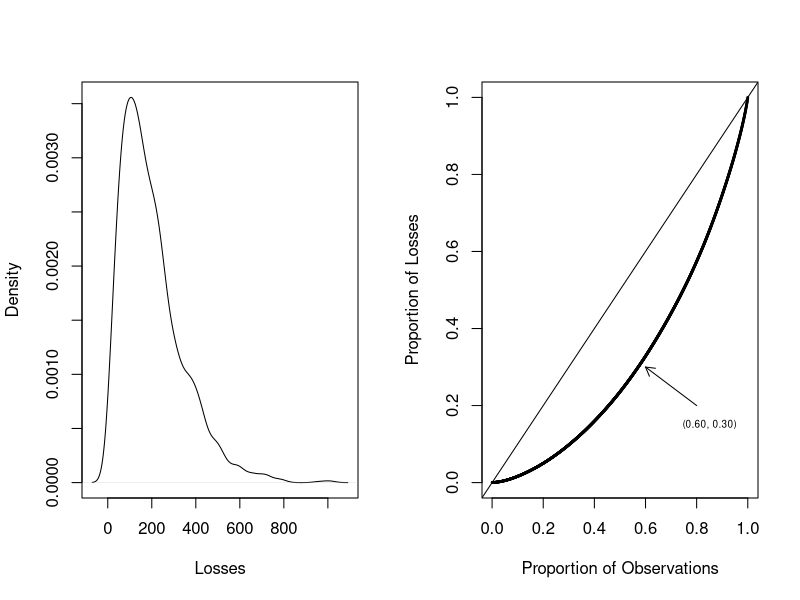
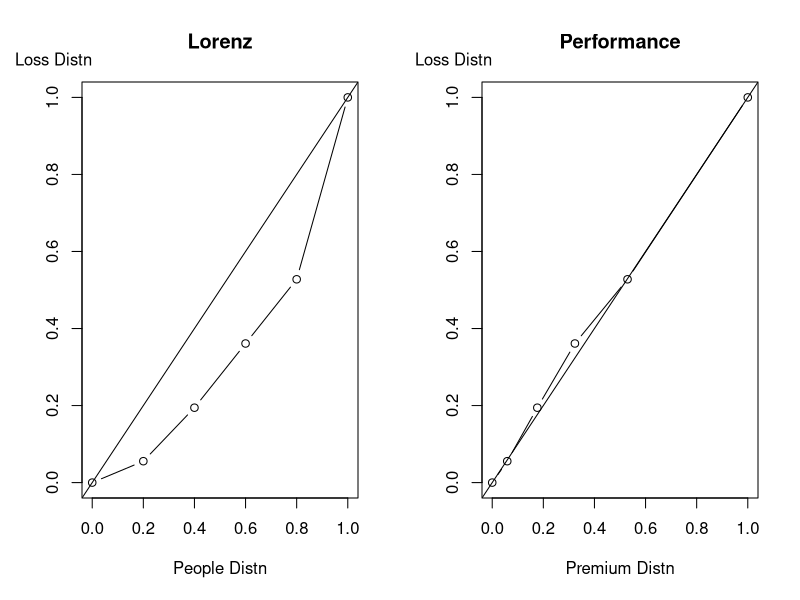
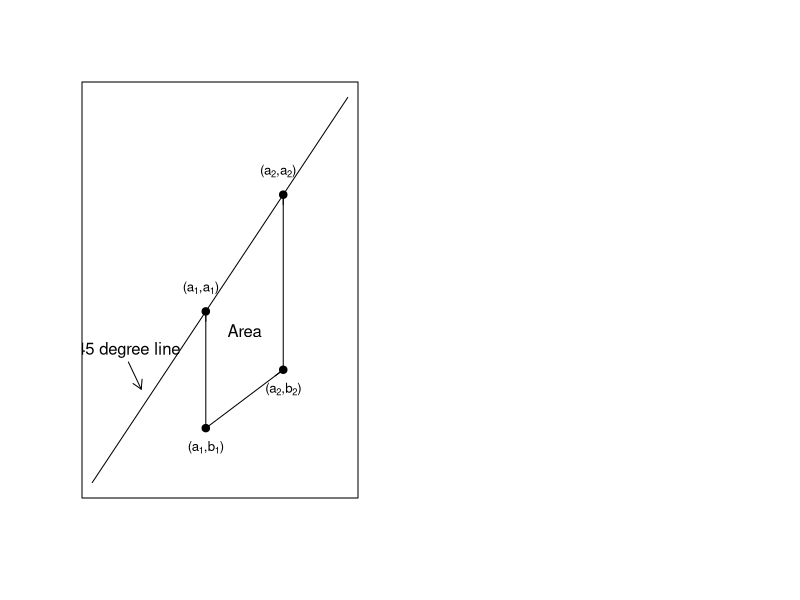
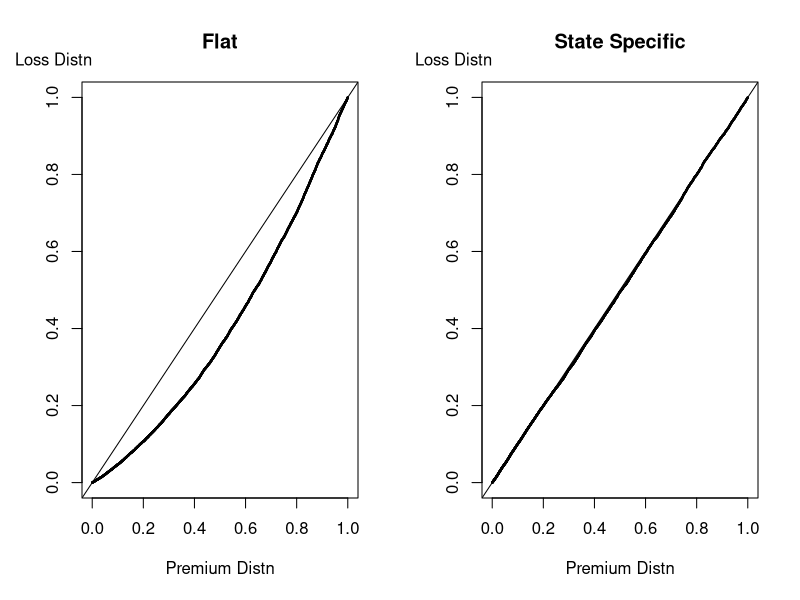

Write the R code that produced these figures, in order.
## ---- chunk 1
# Lorenz Curve
set.seed(2017) #set seed to reproduce work 
nTot<-2000  #number of simulations
alpha<-2
theta<-100
Losses<-rgamma(nTot,alpha,scale = theta)  
y <- Losses[order(Losses)]
DFLosses = cumsum(y)/sum(y)
DFLine <- (1:nTot)/nTot
GiniLoss = 2*(sum(rank(y)*y)/sum(y) - (nTot+1)/2)/nTot

## ---- chunk 2
par(mfrow=c(1,2))
plot(density(Losses), main="", xlab="Losses")
plot(DFLine,DFLosses, cex=0.25, xlab="Proportion of Observations", ylab="Proportion of Losses")
abline(0,1)
arrows(0.8, 0.2, 0.6, 0.3,length=0.1, angle = 30)
text(.85, .15, "(0.60, 0.30)", cex=.6)

## ---- chunk 3
GiniLossCalc <- function(Loss){
y <- Loss[order(Loss)]
nTot = length(y)
DFLosses = cumsum(y)/sum(y)
DFLine <- (1:nTot)/nTot
GiniLoss = 2*(sum(rank(y)*y)/sum(y) - (nTot+1)/2)/nTot
return(GiniLoss)
}

GiniCalc <- function(Claims,PIx,Sx){
   y   <- Claims/mean(Claims)
   PIx <- PIx/mean(PIx)
   Sx  <- Sx/mean(Sx)
   Rx  <- Sx/PIx       #Relativity
   n   <- length(PIx)
   origorder <- (1:n)
   PSRmat <- data.frame(cbind(PIx,Sx,Rx,y,origorder))
   PSRmatOrder <- PSRmat[order(Rx),]  #  Sort by relativity
#  PREMIUM, LOSS DFs
   DFPrem <- cumsum(PSRmatOrder$PIx)/n
   DFLoss <- cumsum(PSRmatOrder$y)/n
#  GINI CALC
   DFPremdiff <- DFPrem[2:n]-DFPrem[1:(n-1)]
   DFPremavg  <- (DFPrem[2:n]+DFPrem[1:(n-1)])/2
   DFLossavg  <- (DFLoss[2:n]+DFLoss[1:(n-1)])/2
   (Gini <- 2*crossprod(DFPremdiff,DFPremavg-DFLossavg)) 
#  STANDARD ERROR CALC
   h1 <- 0.5* (PSRmatOrder$PIx*DFLoss + PSRmatOrder$y*(1-DFPrem) ) #  PROJECTION CALC
   h1bar   <- mean(h1) 
   sigmah  <- var(h1)
   sigmahy <- cov(h1,PSRmatOrder$y)
   sigmahpi <- cov(h1,PSRmatOrder$PIx)
   sigmay  <- var(y)
   sigmapi <- var(PIx)
   sigmaypi <- cov(PSRmatOrder$y,PSRmatOrder$PIx)
   temp1= 4*sigmah + h1bar^2*sigmay + h1bar^2*sigmapi -
           4*h1bar*sigmahy - 4*h1bar*sigmahpi +
           2*h1bar^2*sigmaypi
   sigmaGini  <- 4*temp1
   stderrGini <- sqrt(sigmaGini/n) 
   #check <- var(PIx-Sx)
   #Gini  <- Gini*(check != 0)
   #stderrGini <- stderrGini*(check != 0)
   Retmat <- data.frame(cbind(DFPrem,DFLoss)) 
   RetmatGini<-list(Retmat,Gini,stderrGini)
     return(RetmatGini)
}

## ---- chunk 4
# EXAMPLE
P = c(2,4,5,7,16)
y = c(2,5,6,6,17)
n1 = length(y)
XYmat = data.frame(cbind(y,P))
XYmatYOrder = XYmat[order(y),]  #  Sort by losses y
origorder = (1:n1)
DFy1 = c(0,cumsum(XYmatYOrder$y)/sum(y))
DFx1 = c(0,origorder/n1) 
XYmatPOrder = XYmat[order(P),]  #  Sort by premiums P
DFy2 = c(0,cumsum(XYmatPOrder$y)/sum(y))
DFx2 = c(0,cumsum(XYmatPOrder$P)/sum(P))

#  FIGURE 3
par(mfrow=c(1, 2))
#  Lorenz Curve
plot(DFx1,DFy1,xlim=c(0,1),ylim=c(0,1), type="b",
xlab="People Distn",ylab="", main="Lorenz");abline(0,1)
mtext("Loss Distn", side=2, line=-0.5, at=1.1,   las=1, cex=1.0)
#  Performance Curve
plot(DFx2,DFy2,xlim=c(0,1),ylim=c(0,1), type="b",
xlab="Premium Distn",ylab="", main="Performance");abline(0,1)
mtext("Loss Distn", side=2, line=-0.5, at=1.1,   las=1, cex=1.0)

GiniLoss = GiniLossCalc(Loss=y)
temp = GiniCalc(Claims=y,PIx=P,Sx=1)
Results=temp[[1]]
Gini <- temp[[2]];#Gini
stderrorGini <- temp[[3]];#Standard Error

## ---- chunk 5
#  FIGURE 3
x = 1:100/100
plot(x,x, type="l", xlab="",ylab="", main="", yaxt="n", xaxt="n")
text(.43, .51, expression(paste("(",a[1], ",", a[1],")")), cex=.8)
text(.45, .10, expression(paste("(",a[1], ",", b[1],")")), cex=.8)
text(.75, .25, expression(paste("(",a[2], ",", b[2],")")), cex=.8)
text(.73, .81, expression(paste("(",a[2], ",", a[2],")")), cex=.8)
points(.45, .45, pch = 19)
points(.45, .15, pch = 19)
points(.75, .30, pch = 19)
points(.75, .75, pch = 19)
arrows(.45, .15, .75, .30,length=0.1, angle = 0)
arrows(.45, .15, .45, .45,length=0.1, angle = 0)
arrows(.75, .30, .75, .75,length=0.1, angle = 0)
text(.15, .35, "45 degree line")
text(.60, .40, "Area")
arrows(.15, .32, .20, .25,length=0.1, angle = 30)

## ---- chunk 6
set.seed(2017)
NInsamp  = 200
NOutsamp = 100
Nstate   = 25
InClaims   <- matrix(0,NInsamp,Nstate)
OutClaims  <- matrix(0,NOutsamp,Nstate)
PredClaims <- matrix(0,NOutsamp,Nstate)
 for (iState in  1:Nstate) { 
InClaims[,iState]   <- rgamma(NInsamp, shape = 5, scale = 18+iState*2)
PredClaims[,iState] <- rep(mean(InClaims[,iState]),NOutsamp)
OutClaims[,iState]  <- rgamma(NOutsamp, shape = 5, scale = 18+iState*2)
 }

Predvec  <- as.vector(PredClaims)
Flatpred <- Predvec*0+mean(PredClaims)
Outy     <- as.vector(OutClaims)
## ---- chunk 7
GiniCalc <- function(Claims,PIx,Sx){
   y   <- Claims/mean(Claims)
   PIx <- PIx/mean(PIx)
   Sx  <- Sx/mean(Sx)
   Rx  <- Sx/PIx       #Relativity
   n   <- length(PIx)
   origorder <- (1:n)
   PSRmat <- data.frame(cbind(PIx,Sx,Rx,y,origorder))
   PSRmatOrder <- PSRmat[order(Rx),]  #  Sort by relativity
#  PREMIUM, LOSS DFs
   DFPrem <- cumsum(PSRmatOrder$PIx)/n
   DFLoss <- cumsum(PSRmatOrder$y)/n
#  GINI CALC
   DFPremdiff <- DFPrem[2:n]-DFPrem[1:(n-1)]
   DFPremavg  <- (DFPrem[2:n]+DFPrem[1:(n-1)])/2
   DFLossavg  <- (DFLoss[2:n]+DFLoss[1:(n-1)])/2
   (Gini <- 2*crossprod(DFPremdiff,DFPremavg-DFLossavg)) 
#  STANDARD ERROR CALC
   h1 <- 0.5* (PSRmatOrder$PIx*DFLoss + PSRmatOrder$y*(1-DFPrem) ) #  PROJECTION CALC
   h1bar   <- mean(h1) 
   sigmah  <- var(h1)
   sigmahy <- cov(h1,PSRmatOrder$y)
   sigmahpi <- cov(h1,PSRmatOrder$PIx)
   sigmay  <- var(y)
   sigmapi <- var(PIx)
   sigmaypi <- cov(PSRmatOrder$y,PSRmatOrder$PIx)
   temp1= 4*sigmah + h1bar^2*sigmay + h1bar^2*sigmapi -
           4*h1bar*sigmahy - 4*h1bar*sigmahpi +
           2*h1bar^2*sigmaypi
   sigmaGini  <- 4*temp1
   stderrGini <- sqrt(sigmaGini/n) 
   #check <- var(PIx-Sx)
   #Gini  <- Gini*(check != 0)
   #stderrGini <- stderrGini*(check != 0)
   Retmat <- data.frame(cbind(DFPrem,DFLoss)) 
   RetmatGini<-list(Retmat,Gini,stderrGini)
     return(RetmatGini)
}
Gini1 <- GiniCalc(Claims=Outy,PIx=Flatpred,Sx=Flatpred)[[2]];#Gini
Gini2 <- GiniCalc(Claims=Outy,PIx=Predvec,Sx=Flatpred)[[2]];#Gini

## ---- chunk 8
y <- Outy 
P1 <- Flatpred
P2 <- Predvec
n1 = length(y)
XYmat = data.frame(cbind(y,P1,P2))
XYmatPOrder = XYmat[order(P1),]  #  Sort by premiums P1
DFy1 = c(0,cumsum(XYmatPOrder$y)/sum(y))
DFx1 = c(0,cumsum(XYmatPOrder$P1)/sum(P1))
XYmatPOrder = XYmat[order(P2),]  #  Sort by premiums P2
DFy2 = c(0,cumsum(XYmatPOrder$y)/sum(y))
DFx2 = c(0,cumsum(XYmatPOrder$P2)/sum(P2))

#  FIGURE 3
par(mfrow=c(1, 2))
#  Lorenz Curve
plot(DFx1,DFy1,xlim=c(0,1),ylim=c(0,1), type="b", cex= 0.2,
xlab="Premium Distn",ylab="", main="Flat");abline(0,1)
mtext("Loss Distn", side=2, line=-0.5, at=1.1,   las=1, cex=1.0)
#  Performance Curve
plot(DFx2,DFy2,xlim=c(0,1),ylim=c(0,1), type="b", cex= 0.2,
xlab="Premium Distn",ylab="", main="State Specific");abline(0,1)
mtext("Loss Distn", side=2, line=-0.5, at=1.1,   las=1, cex=1.0)

